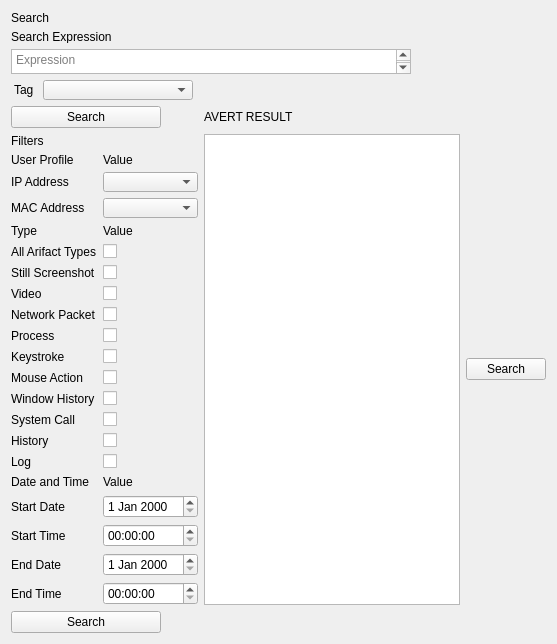
    <widget class="QWidget" name="tab_1">
     <attribute name="title">
      <string>Home</string>
     </attribute>
     <layout class="QVBoxLayout" name="verticalLayout_5">
      <item>
       <layout class="QGridLayout" name="gridLayout_2">
        <item row="6" column="1">
         <widget class="QLabel" name="label_9">
          <property name="text">
           <string>AVERT RESULT</string>
          </property>
         </widget>
        </item>
        <item row="2" column="0" colspan="2">
         <widget class="QTextEdit" name="textEdit_2">
          <property name="sizePolicy">
           <sizepolicy hsizetype="Expanding" vsizetype="Fixed">
            <horstretch>0</horstretch>
            <verstretch>0</verstretch>
           </sizepolicy>
          </property>
          <property name="maximumSize">
           <size>
            <width>400</width>
            <height>25</height>
           </size>
          </property>
          <property name="html">
           <string>&lt;!DOCTYPE HTML PUBLIC &quot;-//W3C//DTD HTML 4.0//EN&quot; &quot;http://www.w3.org/TR/REC-html40/strict.dtd&quot;&gt;
&lt;html&gt;&lt;head&gt;&lt;meta name=&quot;qrichtext&quot; content=&quot;1&quot; /&gt;&lt;style type=&quot;text/css&quot;&gt;
p, li { white-space: pre-wrap; }
&lt;/style&gt;&lt;/head&gt;&lt;body style=&quot; font-family:'.AppleSystemUIFont'; font-size:13pt; font-weight:400; font-style:normal;&quot;&gt;
&lt;p style=&quot;-qt-paragraph-type:empty; margin-top:0px; margin-bottom:0px; margin-left:0px; margin-right:0px; -qt-block-indent:0; text-indent:0px;&quot;&gt;&lt;br /&gt;&lt;/p&gt;&lt;/body&gt;&lt;/html&gt;</string>
          </property>
          <property name="placeholderText">
           <string extracomment="Expression">Expression</string>
          </property>
         </widget>
        </item>
        <item row="6" column="0">
         <widget class="QPushButton" name="pushButton">
          <property name="maximumSize">
           <size>
            <width>150</width>
            <height>16777215</height>
           </size>
          </property>
          <property name="text">
           <string>Search</string>
          </property>
         </widget>
        </item>
        <item row="0" column="0">
         <widget class="QLabel" name="label_10">
          <property name="styleSheet">
           <string notr="true"/>
          </property>
          <property name="text">
           <string>Search</string>
          </property>
         </widget>
        </item>
        <item row="1" column="0">
         <widget class="QLabel" name="label_6">
          <property name="maximumSize">
           <size>
            <width>16777215</width>
            <height>12</height>
           </size>
          </property>
          <property name="text">
           <string>Search Expression</string>
          </property>
         </widget>
        </item>
        <item row="3" column="0">
         <layout class="QHBoxLayout" name="horizontalLayout">
          <item>
           <widget class="QLabel" name="label_8">
            <property name="maximumSize">
             <size>
              <width>20</width>
              <height>20</height>
             </size>
            </property>
            <property name="text">
             <string>Tag</string>
            </property>
           </widget>
          </item>
          <item>
           <widget class="QComboBox" name="comboBox_2">
            <property name="maximumSize">
             <size>
              <width>150</width>
              <height>20</height>
             </size>
            </property>
           </widget>
          </item>
         </layout>
        </item>
        <item row="7" column="0">
         <layout class="QGridLayout" name="gridLayout_3">
          <item row="15" column="1">
           <widget class="QCheckBox" name="checkBox_20">
            <property name="text">
             <string/>
            </property>
           </widget>
          </item>
          <item row="4" column="0">
           <widget class="QLabel" name="label_16">
            <property name="maximumSize">
             <size>
              <width>16777215</width>
              <height>15</height>
             </size>
            </property>
            <property name="text">
             <string>Type</string>
            </property>
           </widget>
          </item>
          <item row="3" column="0">
           <widget class="QLabel" name="label_15">
            <property name="maximumSize">
             <size>
              <width>100</width>
              <height>16777215</height>
             </size>
            </property>
            <property name="text">
             <string>MAC Address</string>
            </property>
           </widget>
          </item>
          <item row="2" column="1">
           <widget class="QComboBox" name="comboBox_4">
            <property name="maximumSize">
             <size>
              <width>150</width>
              <height>20</height>
             </size>
            </property>
           </widget>
          </item>
          <item row="9" column="0">
           <widget class="QLabel" name="label_22">
            <property name="text">
             <string>Process</string>
            </property>
           </widget>
          </item>
          <item row="7" column="0">
           <widget class="QLabel" name="label_20">
            <property name="text">
             <string>Video</string>
            </property>
           </widget>
          </item>
          <item row="4" column="1">
           <widget class="QLabel" name="label_17">
            <property name="maximumSize">
             <size>
              <width>16777215</width>
              <height>12</height>
             </size>
            </property>
            <property name="text">
             <string>Value</string>
            </property>
           </widget>
          </item>
          <item row="16" column="1">
           <widget class="QLabel" name="label_30">
            <property name="styleSheet">
             <string notr="true"/>
            </property>
            <property name="text">
             <string>Value</string>
            </property>
           </widget>
          </item>
          <item row="17" column="0">
           <widget class="QLabel" name="label">
            <property name="text">
             <string>Start Date</string>
            </property>
           </widget>
          </item>
          <item row="3" column="1">
           <widget class="QComboBox" name="comboBox_3">
            <property name="maximumSize">
             <size>
              <width>150</width>
              <height>20</height>
             </size>
            </property>
           </widget>
          </item>
          <item row="1" column="1">
           <widget class="QLabel" name="label_14">
            <property name="maximumSize">
             <size>
              <width>16777215</width>
              <height>12</height>
             </size>
            </property>
            <property name="text">
             <string>Value</string>
            </property>
           </widget>
          </item>
          <item row="10" column="1">
           <widget class="QCheckBox" name="checkBox_18">
            <property name="text">
             <string/>
            </property>
           </widget>
          </item>
          <item row="9" column="1">
           <widget class="QCheckBox" name="checkBox_17">
            <property name="text">
             <string/>
            </property>
           </widget>
          </item>
          <item row="5" column="1">
           <widget class="QCheckBox" name="checkBox_14">
            <property name="text">
             <string/>
            </property>
           </widget>
          </item>
          <item row="13" column="0">
           <widget class="QLabel" name="label_26">
            <property name="text">
             <string>System Call</string>
            </property>
           </widget>
          </item>
          <item row="1" column="0">
           <widget class="QLabel" name="label_11">
            <property name="maximumSize">
             <size>
              <width>16777215</width>
              <height>12</height>
             </size>
            </property>
            <property name="text">
             <string>User Profile</string>
            </property>
           </widget>
          </item>
          <item row="14" column="0">
           <widget class="QLabel" name="label_27">
            <property name="text">
             <string>History</string>
            </property>
           </widget>
          </item>
          <item row="10" column="0">
           <widget class="QLabel" name="label_23">
            <property name="text">
             <string>Keystroke</string>
            </property>
           </widget>
          </item>
          <item row="8" column="1">
           <widget class="QCheckBox" name="checkBox_21">
            <property name="text">
             <string/>
            </property>
           </widget>
          </item>
          <item row="5" column="0">
           <widget class="QLabel" name="label_18">
            <property name="text">
             <string>All Arifact Types</string>
            </property>
           </widget>
          </item>
          <item row="0" column="0">
           <widget class="QLabel" name="label_13">
            <property name="maximumSize">
             <size>
              <width>16777215</width>
              <height>80</height>
             </size>
            </property>
            <property name="styleSheet">
             <string notr="true"/>
            </property>
            <property name="text">
             <string>Filters</string>
            </property>
           </widget>
          </item>
          <item row="6" column="1">
           <widget class="QCheckBox" name="checkBox_15">
            <property name="text">
             <string/>
            </property>
           </widget>
          </item>
          <item row="17" column="1">
           <widget class="QDateEdit" name="dateEdit"/>
          </item>
          <item row="12" column="1">
           <widget class="QCheckBox" name="checkBox_22">
            <property name="text">
             <string/>
            </property>
           </widget>
          </item>
          <item row="6" column="0">
           <widget class="QLabel" name="label_19">
            <property name="text">
             <string>Still Screenshot</string>
            </property>
           </widget>
          </item>
          <item row="14" column="1">
           <widget class="QCheckBox" name="checkBox_24">
            <property name="text">
             <string/>
            </property>
           </widget>
          </item>
          <item row="19" column="0">
           <widget class="QLabel" name="label_3">
            <property name="text">
             <string>End Date</string>
            </property>
           </widget>
          </item>
          <item row="15" column="0">
           <widget class="QLabel" name="label_28">
            <property name="text">
             <string>Log</string>
            </property>
           </widget>
          </item>
          <item row="7" column="1">
           <widget class="QCheckBox" name="checkBox_16">
            <property name="text">
             <string/>
            </property>
           </widget>
          </item>
          <item row="13" column="1">
           <widget class="QCheckBox" name="checkBox_23">
            <property name="text">
             <string/>
            </property>
           </widget>
          </item>
          <item row="11" column="0">
           <widget class="QLabel" name="label_24">
            <property name="text">
             <string>Mouse Action</string>
            </property>
           </widget>
          </item>
          <item row="12" column="0">
           <widget class="QLabel" name="label_25">
            <property name="text">
             <string>Window History</string>
            </property>
           </widget>
          </item>
          <item row="18" column="0">
           <widget class="QLabel" name="label_2">
            <property name="text">
             <string>Start Time</string>
            </property>
           </widget>
          </item>
          <item row="8" column="0">
           <widget class="QLabel" name="label_21">
            <property name="text">
             <string>Network Packet</string>
            </property>
           </widget>
          </item>
          <item row="11" column="1">
           <widget class="QCheckBox" name="checkBox_19">
            <property name="text">
             <string/>
            </property>
           </widget>
          </item>
          <item row="2" column="0">
           <widget class="QLabel" name="label_12">
            <property name="maximumSize">
             <size>
              <width>100</width>
              <height>16777215</height>
             </size>
            </property>
            <property name="text">
             <string>IP Address</string>
            </property>
           </widget>
          </item>
          <item row="18" column="1">
           <widget class="QTimeEdit" name="timeEdit"/>
          </item>
          <item row="16" column="0">
           <widget class="QLabel" name="label_29">
            <property name="maximumSize">
             <size>
              <width>16777215</width>
              <height>80</height>
             </size>
            </property>
            <property name="styleSheet">
             <string notr="true"/>
            </property>
            <property name="text">
             <string>Date and Time</string>
            </property>
           </widget>
          </item>
          <item row="20" column="0">
           <widget class="QLabel" name="label_4">
            <property name="text">
             <string>End Time</string>
            </property>
           </widget>
          </item>
          <item row="19" column="1">
           <widget class="QDateEdit" name="dateEdit_2"/>
          </item>
          <item row="20" column="1">
           <widget class="QTimeEdit" name="timeEdit_2"/>
          </item>
         </layout>
        </item>
        <item row="7" column="1">
         <widget class="QTableView" name="tableView"/>
        </item>
        <item row="7" column="2">
         <widget class="QPushButton" name="pushButton_2">
          <property name="maximumSize">
           <size>
            <width>150</width>
            <height>16777215</height>
           </size>
          </property>
          <property name="text">
           <string>Search</string>
          </property>
         </widget>
        </item>
       </layout>
      </item>
      <item>
       <widget class="QPushButton" name="pushButton_3">
        <property name="maximumSize">
         <size>
          <width>150</width>
          <height>16777215</height>
         </size>
        </property>
        <property name="text">
         <string>Search</string>
        </property>
       </widget>
      </item>
     </layout>
    </widget>
